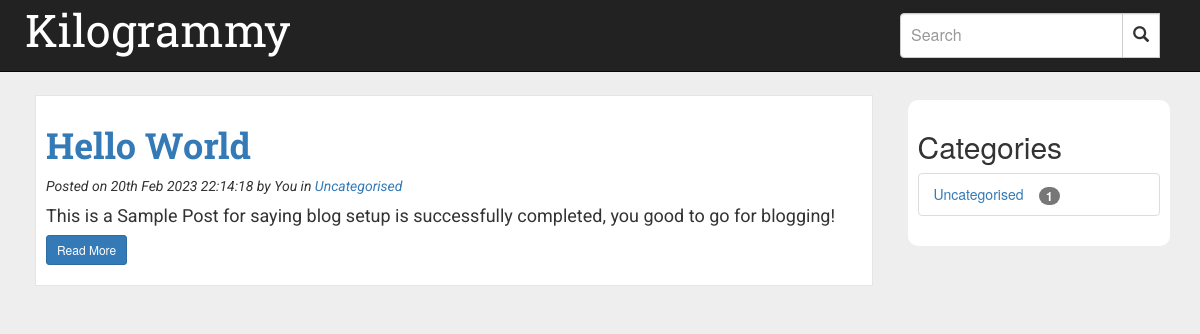
The page / on the database its author committed.
### tables this page shows
CREATE TABLE `blog_posts` (
  `id` int(11) NOT NULL,
  `postTitle` varchar(200) NOT NULL,
  `description` text NOT NULL,
  `content` text NOT NULL,
  `post_date` timestamp NOT NULL DEFAULT current_timestamp() ON UPDATE current_timestamp(),
  `auther` varchar(25) NOT NULL,
  `catinfo` varchar(11) DEFAULT NULL
);

CREATE TABLE `blog_cats` (
  `catID` int(11) NOT NULL,
  `catTitle` varchar(200) NOT NULL,
  `catSlug` varchar(200) NOT NULL
);

### index.php (the view, shortened to what this page needs)
<?php
	require_once('inc/dbconfig.php');
?>
	<div class="container-fluid topspace">
			<?php
				$query = "SELECT id, postTitle, description, post_date, auther, catinfo FROM blog_posts ORDER BY id DESC";
				$result = mysqli_query($con,$query);
				if(mysqli_num_rows($result) > 0)
				{
					while($row = mysqli_fetch_assoc($result))
					{
						echo '<div class="col-md-9 col-sm-12"><div class="postbox">';
			                echo '<h1 id="posttitle"><a href="viewpost.php?id='.$row['id'].'&title='.$row['postTitle'].'">'.$row['postTitle'].'</a></h1>';
			                echo '<p id="postdate"><i>Posted on '.date('jS M Y H:i:s', strtotime($row['post_date'])).'</i> by '.$row['auther'];
						$forcat = "SELECT catID, catTitle, catSlug FROM blog_cats WHERE catID = ".$row['catinfo']."";
						$result1 = mysqli_query($con,$forcat);
						if (mysqli_num_rows($result1) > 0)
						{
							while($row1 = mysqli_fetch_assoc($result1))
							{
								echo ' in <a href="viewbycat.php?catid='.$row1['catID'].'&category='.$row1['catTitle'].'">'.$row1['catTitle'].'</a></p>';
							}
						}
			                echo '<p><h4 id="description">'.$row['description'].'</h4></p>';
			                echo '<p><a class="btn btn-sm btn-primary" href="viewpost.php?id='.$row['id'].'&title='.$row['postTitle'].'">Read More</a></p>';
			            	echo '</div></div>';
					}
					$catq = "SELECT catID, catTitle, catSlug FROM blog_cats";
					$result3 = mysqli_query($con,$catq);
					if (mysqli_num_rows($result3) > 0)
					{
						echo '<div class="col-md-3 col-sm-12"><div class="recent"><h2>Categories</h2><ul class="list-group">';
							while($row3 = mysqli_fetch_assoc($result3))
							{
								$catnum = "SELECT id, content, catinfo FROM blog_posts WHERE catinfo = ".$row3['catID']."";
								$rescat = mysqli_query($con,$catnum);
								$num = mysqli_num_rows($rescat);
					            echo '<li class="list-group-item"><a href="viewbycat.php?catid='.$row3['catID'].'&category='.$row3['catTitle'].'">'.$row3['catTitle'].'&nbsp;&nbsp;&nbsp;&nbsp;<span class="badge">'.$num.'</span></a></li>';
					        }
					        echo '</ul></div></div>';
					}
				}
				else
				{
					echo '<div class="alert alert-warning text-center col-md-offset-4 col-md-4 col-sm-12"><h3>no posts found, visit after sometime!</h3></div>';
					die();
				}
			?>
		</div>
</body>
</html>

### css/styles.css (style rules this page uses)
body { background: #eee !important; }
a, a:hover { text-decoration: none; }
.postbox { background-color: #fff; padding: 10px 10px; margin: 20px 5px; border: 1px solid rgba(0,0,0,0.1); z-index: 1000; }
#postdate { font-family: 'Roboto', sans-serif; font-style: italic; }
#posttitle { font-family: 'Roboto Slab', serif; font-weight: bolder; }
#description { font-family: 'Roboto', sans-serif; font-weight: normal; }
.topspace { margin-top: 75px; }
.recent { background-color: #fff; padding: 10px; border-radius: 10px; margin: 25px auto; }

### rows shown on the page
blog_posts: postTitle "Hello World", post_date "20th Feb 2023 22:14:18", auther "You", description "This is a Sample Post for saying blog setup is successfully completed, you good to go for blogging!"
blog_cats: catTitle "Uncategorised", num "1"

### other values the page prints
BLOG "Kilogrammy"
